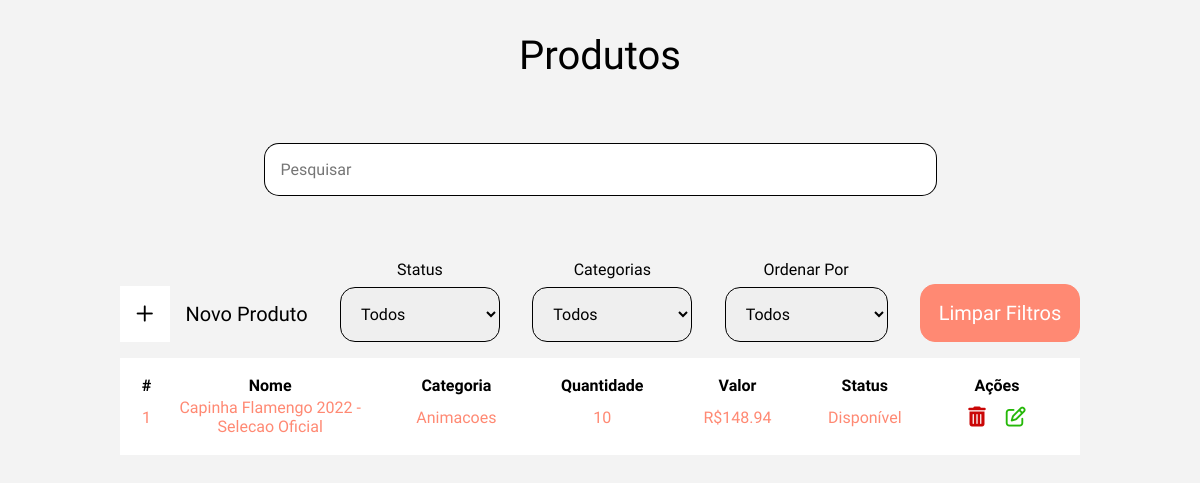
The app's page /view/listProdutos.php with its own data.
### tables this page shows
CREATE TABLE IF NOT EXISTS `user_produto` (
                                                           `id_produto` INT NOT NULL AUTO_INCREMENT,
                                                           `id_modelo_celular` INT NOT NULL,
                                                           `id_categoria` INT NOT NULL,
                                                           `nome_produto` VARCHAR(300) NOT NULL,
                                                           `cod_produto` INT(4) ZEROFILL NOT NULL,
                                                           `preco_produto` FLOAT NOT NULL,
                                                           `peso_produto` INT NOT NULL COMMENT 'Peso em Gramas',
                                                           `descricao_produto` VARCHAR(900) NOT NULL,
                                                           `imagem_principal_produto` VARCHAR(300) NOT NULL,
                                                           `quantidade_produto` INT NOT NULL,
                                                           `categoria_special_produto` VARCHAR(200) NOT NULL,
                                                           `garantias_produto` VARCHAR(300) NOT NULL COMMENT 'beneficios - ex - garantia 3 dias',
                                                           `status` INT(1) NOT NULL COMMENT '2 - oferta 1 - disponivel 0 - indisponivel',
                                                           `data_reg_produto` DATETIME NOT NULL DEFAULT CURRENT_TIMESTAMP COMMENT 'data e hora do registro',
                                                           PRIMARY KEY (`id_produto`),
                                                           CONSTRAINT `fk_id_modelo_celular`
                                                               FOREIGN KEY (`id_modelo_celular`)
                                                                   REFERENCES `user_mod_celular` (`id_modelo_celular`)
                                                                   ON DELETE RESTRICT
                                                                   ON UPDATE CASCADE,
                                                           CONSTRAINT `fk_id_categoria`
                                                               FOREIGN KEY (`id_categoria`)
                                                                   REFERENCES `user_categoria` (`id_categoria`)
                                                                   ON DELETE RESTRICT
                                                                   ON UPDATE CASCADE);

CREATE TABLE IF NOT EXISTS `user_categoria` (
                                                             `id_categoria` INT NOT NULL AUTO_INCREMENT,
                                                             `nome_categoria` VARCHAR(200) NOT NULL,
                                                             `img_categoria` VARCHAR(300) NOT NULL,
                                                             `data_reg_cupom` DATETIME NOT NULL DEFAULT CURRENT_TIMESTAMP COMMENT 'data e hora do registro',
                                                             `link_categoria` VARCHAR(300) NOT NULL,
                                                             PRIMARY KEY (`id_categoria`)
);

### model/conexao.class.php (called while the page is built, shortened)
<?php
class Conexao{
    public function __construct(){
        try{
            $this->pdo = new PDO("mysql:dbname=2ucase_bd3;host=localhost","root","");
        }catch(PDOException $e){
            echo "Erro com banco de dados: " . $e->getMessage() . "<br>";
            exit();
        }catch(Exception $e){
            echo "Erro generico: " . $e->getMessage() . "<br>";
            exit();
        }
    }
}
?>

### model/Manager.class.php (called while the page is built, shortened)
<?php
require_once 'Conexao.class.php';
class Manager extends Conexao {
	public function listClient($table, $columnName) {
        $cmd = $this->pdo->query("SELECT * FROM {$table} ORDER by {$columnName} DESC");
        $res = $cmd->fetchAll(PDO::FETCH_ASSOC);
        return $res;
	}
    public function getInfo($table, $columnName, $id) {
		$sql = "SELECT * FROM $table WHERE {$columnName} = :id";
		$statement = $this->pdo->prepare($sql);
		$statement->bindValue(":id", $id);
		$statement->execute();
		return $statement->fetchAll();
	}
}

### view/listProdutos.php (the view, shortened to what this page needs)
<?php
require_once "../model/Manager.class.php";
$manager = new Manager();
$resultProdutos = $manager->listClient('user_produto', 'id_produto');
?>
<!DOCTYPE html>
<html lang="pt-br">
<head>
    <?php require_once "../config/config.php"; ?>
    <link rel="stylesheet" href="../assets/css/produtos.css">
</head>
<body id="body-margin">
    <main class="container-produto">
        <h1>Produtos</h1>
        <article class="container-pesquisa">
            <form action="../controller/ControllerProdutoADM.php" method="POST">
                <div class="input-pesquisa">
                    <input type="text" name="searchBarProdutos" placeholder="Pesquisar" id="pesquisar-input">
                    <input type="submit" value="">
                </div>
            </form>
        </article>
        <section class="container-tabela-filter">
            <section class="container-filters">
                <button id="btn-new-produto" onclick="window.location.href='./CRUDAddProduto.php'">
                    <div class="icon-container">
                        <i class="fa-regular fa-plus"></i>
                    </div>
                    Novo Produto
                </button>
                <div class="box-status box-filter">
                    <label for="select-status">Status</label>
                    <select id="select-status" oninput="redirectStatus()" name="select-status">
                        <option>Todos</option>
                    </select>
                </div>
                <div class="box-faixa-preco box-filter">
                    <label for="select-faixa-preco">Categorias</label>
                    <select id="boselectx-categoria" oninput="redirectCategoria()" name="select-faixa-preco">
                        <option>Todos</option>
                    </select>
                </div>
                <div class="box-ordem box-filter">
                    <label for="select-ordem">Ordenar Por</label>
                    <select id="select-ordem" oninput="redirectOrdem()" name="select-ordem">
                        <option>Todos</option>
                    </select>
                </div>
                <div class="container-clean-filters box-filter">
                    <button id="btn-clean-filters" onclick="cleanFilters()">
                        Limpar Filtros
                    </button>
                </div>
            </section>
            <section class="container-tabela">
                <table class="table-clientes">
                    <tr>
                        <th>#</th>
                        <th>Nome</th>
                        <th>Categoria</th>
                        <th>Quantidade</th>
                        <th>Valor</th>
                        <th>Status</th>
                        <th>Ações</th>
                    </tr>
                    <?php
                    if (count($resultProdutos) > 0) :
                        for ($i = 0; $i < count($resultProdutos); $i++) :
                            $exibCategoria = $manager->getInfo('user_categoria', 'id_categoria', $resultProdutos[$i]['id_categoria']);
                            for ($jk = 0; $jk < count($exibCategoria); $jk++) :
                    ?>
                                <tr>
                                    <td><?= $resultProdutos[$i]['id_produto'] ?></td>
                                    <td id="table-name"><?= $resultProdutos[$i]['nome_produto'] ?></td>
                                    <td><?= $exibCategoria[$jk]['nome_categoria'] ?></td>
                                    <td><?= $resultProdutos[$i]['quantidade_produto'] ?></td>
                                    <td>R$<?= $resultProdutos[$i]['preco_produto'] ?></td>
                                    <td><?= $resultProdutos[$i]['status'] === 1 ? 'Disponível' : 'Indisponível' ?></td>
                                    <td id="btn-actions">
                                        <button id="delete-prod" onclick="window.location.href='../controller/ControllerProdutoADM.php?id=<?= $resultProdutos[$i]['id_produto'] ?>&action=deleteProdutoADM'">
                                            <i class="fa-solid fa-trash-can"></i>
                                        </button>
                                        <button id="edit-prod" onclick="window.location.href='./CRUDEditProduto.php?id=<?= $resultProdutos[$i]['id_produto'] ?>&action=editProdutoADM'">
                                            <i class="fa-regular fa-pen-to-square"></i>
                                        </button>
                                    </td>
                                </tr>
                    <?php
                            endfor;
                        endfor;
                    endif;
                    ?>
                </table>
            </section>
        </section>
    </main>
</body>
</html>

### assets/css/produtos.css (style rules this page uses)
.container-produto { display: flex; flex-direction: column; align-items: center; justify-content: center; gap: 4rem; margin-top: 2rem; }
.input-pesquisa { display: flex; }
.input-pesquisa input[type=text] { background-color: #ffff; padding: 1rem; border: 1px solid #000; border-right: none; width: 40rem; border-bottom-left-radius: 15px; border-top-left-radius: 15px; }
.input-pesquisa input[type=submit] { background-color: #ffff; border: 1px solid #000; border-left: none; background-image: url('../../view/img/lupapesquisa.png'); background-size: 20px 20px; background-position-y: center; background-position-x: center; background-repeat: no-repeat; padding: 1rem; cursor: pointer; border-bottom-right-radius: 15px; border-top-right-radius: 15px; }
.container-tabela-filter { display: flex; flex-direction: column; align-items: center; width: 60rem; }
.container-filters { display: flex; justify-content: space-between; width: 100%; align-items: flex-end; }
.box-filter { display: flex; flex-direction: column; gap: .5rem; align-items: center; }
.box-filter select, .box-filter input[type="month"] { padding: 1rem; border-radius: 15px; min-width: 10rem; border: 1px solid #000; }
#btn-new-produto { display: flex; align-items: center; gap: 1rem; background-color: transparent; border: none; cursor: pointer; }
#btn-new-produto .icon-container { background-color: #ffff; padding: 1rem; cursor: pointer; }
.container-tabela { width: 100%; background-color: #ffff; margin-top: 1rem; }
.container-tabela .table-clientes { width: 100%; padding: 1rem; }
.table-clientes tr #table-name { max-width: 8rem; }
.table-clientes tr td { text-align: center; }
#btn-actions button { padding: .5rem; background-color: transparent; border: none; }
#btn-actions #edit-prod i { color: #25b808; cursor: pointer; }
#btn-actions #delete-prod i { color: #ca0606; cursor: pointer; }

### records on screen
user_produto: id_produto "1", nome_produto "Capinha Flamengo 2022 - Selecao Oficial", id_categoria.nome_categoria "Animacoes", quantidade_produto "10", preco_produto "148.94", status "Disponível"
